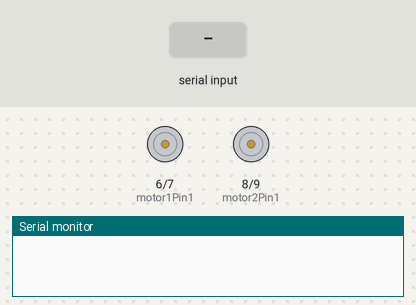
A sketch run on a simulated Arduino Uno, built with avr-gcc and run on an emulated ATmega328P. Shown: motor-driver pin pairs drawn as motors (green arrow = first pin HIGH = forward, orange = second pin HIGH = backward, longer = more drive, scaled by the enable pin), the last lines printed to the serial monitor. The test bench sets the inputs (shaded band).

Above: at 1.2 s.
1.3 s: "f" received over the second serial link
At 1.7 s:
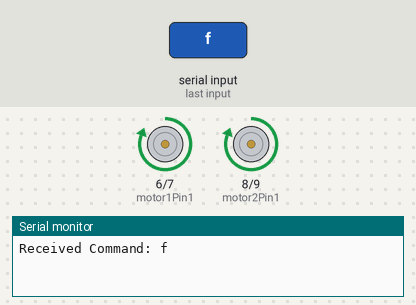
2.8 s: "s" received over the second serial link
At 3.8 s:
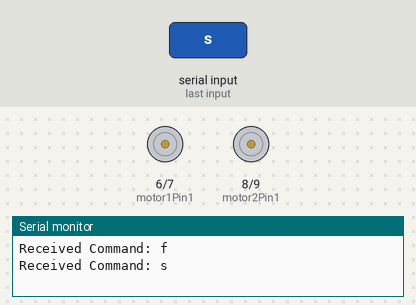
Timing chart, 0 to 5.8 s (numbered marks = the images above; inputs shaded):
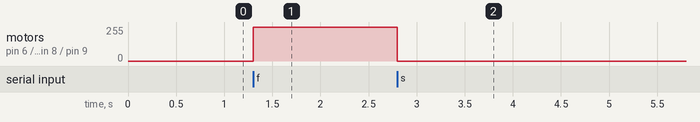

The sketch:

bluetooth_test.ino
```cpp
#include <SoftwareSerial.h>

const int motor1Pin1 = 6; // IN1
const int motor1Pin2 = 7; // IN2
const int motor2Pin1 = 8; // IN3
const int motor2Pin2 = 9; // IN4
const int enable1Pin = 5; // ENA
const int enable2Pin = 10; // ENB

SoftwareSerial bluetooth(0, 1); // RX, TX

void setup() {
  pinMode(motor1Pin1, OUTPUT);
  pinMode(motor1Pin2, OUTPUT);
  pinMode(motor2Pin1, OUTPUT);
  pinMode(motor2Pin2, OUTPUT);
  pinMode(enable1Pin, OUTPUT);
  pinMode(enable2Pin, OUTPUT);

  Serial.begin(9600);
  bluetooth.begin(9600);
}

void loop() {
  if (bluetooth.available()) {
    char command = bluetooth.read();

    if (command == 'f' || command == 's') {
      Serial.print("Received Command: ");
      Serial.println(command);

      switch (command) {
        case 'f':
          moveMotorsForward();
          bluetooth.println("Motors moving forward");
          break;
        case 's':
          stopMotors();
          bluetooth.println("Motors stopped");
          break;
      }
    } else {
        Serial.print("Unknown command: ");
        Serial.println(command);
    }
  }
}

void moveMotorsForward() {
  digitalWrite(motor1Pin1, HIGH);
  digitalWrite(motor1Pin2, LOW);
  analogWrite(enable1Pin, 255);

  digitalWrite(motor2Pin1, HIGH);
  digitalWrite(motor2Pin2, LOW);
  analogWrite(enable2Pin, 255);
}

void stopMotors() {
  digitalWrite(motor1Pin1, LOW);
  digitalWrite(motor1Pin2, LOW);
  analogWrite(enable1Pin, 0);

  digitalWrite(motor2Pin1, LOW);
  digitalWrite(motor2Pin2, LOW);
  analogWrite(enable2Pin, 0);
}
```

Measured:
- after the input at 1.3 s, motor on pin 6 (motor1Pin1) / pin 7 (motor1Pin2), motor on pin 8 (motor2Pin1) / pin 9 (motor2Pin2): stopped → forward 255/255 at once
- after the input at 2.8 s, motor on pin 6 (motor1Pin1) / pin 7 (motor1Pin2), motor on pin 8 (motor2Pin1) / pin 9 (motor2Pin2): forward 255/255 → stopped at once
